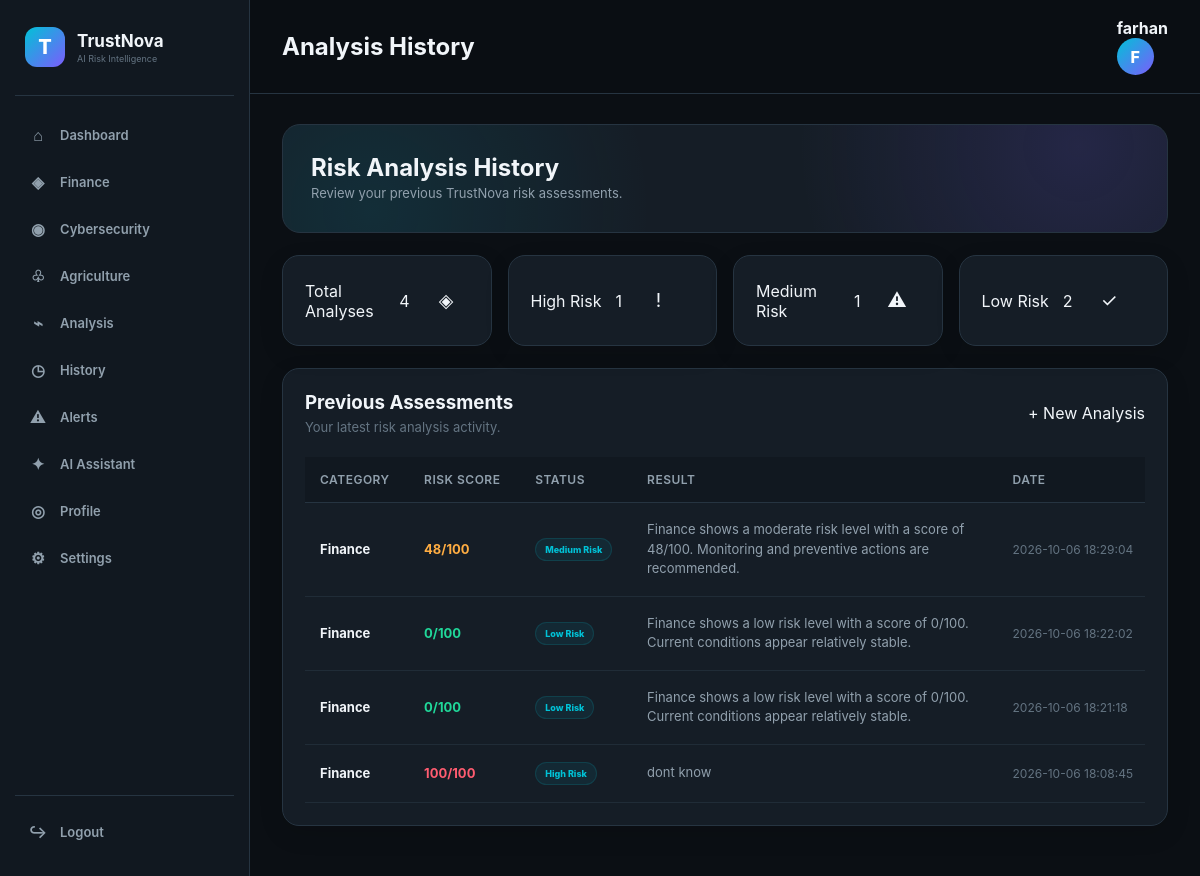
Screenshot of /history (signed in) with the database file from the repository.
### tables this page shows
CREATE TABLE analyses (
            id INTEGER PRIMARY KEY AUTOINCREMENT,
            user_id INTEGER,
            category TEXT,
            risk_score INTEGER,
            status TEXT,
            result TEXT,
            created_at TIMESTAMP DEFAULT CURRENT_TIMESTAMP
        );

### app.py (the view)
@app.route("/history")
def history():
    if not logged_in():
        return redirect(url_for("login"))
    conn = get_db()
    analyses = conn.execute(
        """
        SELECT *

        FROM analyses

        WHERE user_id = ?

        ORDER BY created_at DESC
        """,
        (session["user_id"],)
    ).fetchall()
    conn.close()
    return render_template(
        "history.html",
        analyses=analyses
    )

### app.py (called while the page is built)
def get_db():
    conn = sqlite3.connect(DATABASE)
    conn.row_factory = sqlite3.Row
    return conn

def logged_in():
    return "user_id" in session

### templates/history.html (shortened to what this page needs)
<!DOCTYPE html>
<html lang="en">
<head>
    <link rel="stylesheet"
          href="{{ url_for('static', filename='css/style.css') }}">
</head>
<body>
<div class="app">
    {% include 'sidebar.html' %}
    <main class="main">
        <header class="topbar">
            <h2>Analysis History</h2>
            <div class="user-mini">
                <strong>
                    {{ session.user_name }}
                </strong>
                <div class="avatar">
                    {{ session.user_name[0]|upper }}
                </div>
            </div>
        </header>
        <section class="content">
            <div class="welcome">
                <div>
                    <h1>
                        Risk Analysis History
                    </h1>
                    <p>
                        Review your previous TrustNova risk assessments.
                    </p>
                </div>
            </div>
            <div class="stats">
                <div class="card stat-card">
                    <div class="stat-label">
                        Total Analyses
                    </div>
                    <div class="stat-value">
                        {{ analyses|length }}
                    </div>
                    <div class="stat-icon">
                        ◈
                    </div>
                </div>
                <div class="card stat-card">
                    <div class="stat-label">
                        High Risk
                    </div>
                    <div class="stat-value">
                        {{ analyses|selectattr('status', 'equalto', 'High Risk')|list|length }}
                    </div>
                    <div class="stat-icon">
                        !
                    </div>
                </div>
                <div class="card stat-card">
                    <div class="stat-label">
                        Medium Risk
                    </div>
                    <div class="stat-value">
                        {{ analyses|selectattr('status', 'equalto', 'Medium Risk')|list|length }}
                    </div>
                    <div class="stat-icon">
                        ⚠
                    </div>
                </div>
                <div class="card stat-card">
                    <div class="stat-label">
                        Low Risk
                    </div>
                    <div class="stat-value">
                        {{ analyses|selectattr('status', 'equalto', 'Low Risk')|list|length }}
                    </div>
                    <div class="stat-icon">
                        ✓
                    </div>
                </div>
            </div>
            <div class="card history-card">
                <div class="history-header">
                    <div>
                        <h3>
                            Previous Assessments
                        </h3>
                        <p>
                            Your latest risk analysis activity.
                        </p>
                    </div>
                    <a href="{{ url_for('analysis') }}"
                       class="btn-primary">
                        + New Analysis
                    </a>
                </div>
                {% if analyses %}
                <div class="table-wrapper">
                    <table>
                        <thead>
                            <tr>
                                <th>
                                    Category
                                </th>
                                <th>
                                    Risk Score
                                </th>
                                <th>
                                    Status
                                </th>
                                <th>
                                    Result
                                </th>
                                <th>
                                    Date
                                </th>
                            </tr>
                        </thead>
                        <tbody>
                        {% for item in analyses %}
                            <tr>
                                <td>
                                    <strong>
                                        {{ item.category }}
                                    </strong>
                                </td>
                                <td>
                                    <span class="history-score
                                        {% if item.risk_score >= 70 %}
                                            score-high
                                        {% elif item.risk_score >= 40 %}
                                            score-medium
                                        {% else %}
                                            score-low
                                        {% endif %}
                                    ">
                                        {{ item.risk_score }}/100
                                    </span>
                                </td>
                                <td>
                                    {% if item.status == "High Risk" %}
                                        <span class="badge badge-high">
                                            High Risk
                                        </span>
                                    {% elif item.status == "Medium Risk" %}
                                        <span class="badge badge-medium">
                                            Medium Risk
                                        </span>
                                    {% else %}
                                        <span class="badge badge-low">
                                            Low Risk
                                        </span>
                                    {% endif %}
                                </td>
                                <td class="result-text">
                                    {{ item.result }}
                                </td>
                                <td class="date-text">
                                    {{ item.created_at }}
                                </td>
                            </tr>
                        {% endfor %}
                        </tbody>
                    </table>
                </div>
                {% endif %}
            </div>
        </section>
    </main>
</div>
</body>
</html>

### templates/sidebar.html
<aside class="sidebar">
    <div class="brand">
        <div class="brand-logo">T</div>
        <div>
            <h2>TrustNova</h2>
            <span>AI Risk Intelligence</span>
        </div>
    </div>
    <nav class="sidebar-nav">
        <a href="{{ url_for('dashboard') }}" class="nav-link">
            <span>⌂</span>
            Dashboard
        </a>
        <a href="{{ url_for('finance') }}" class="nav-link">
            <span>◈</span>
            Finance
        </a>
        <a href="{{ url_for('cybersecurity') }}" class="nav-link">
            <span>◉</span>
            Cybersecurity
        </a>
        <a href="{{ url_for('agriculture') }}" class="nav-link">
            <span>♧</span>
            Agriculture
        </a>
        <a href="{{ url_for('analysis') }}" class="nav-link">
            <span>⌁</span>
            Analysis
        </a>
        <a href="{{ url_for('history') }}" class="nav-link">
            <span>◷</span>
            History
        </a>
        <a href="{{ url_for('alerts') }}" class="nav-link">
            <span>⚠</span>
            Alerts
        </a>
        <a href="{{ url_for('ai_assistant') }}" class="nav-link">
            <span>✦</span>
            AI Assistant
        </a>
        <a href="{{ url_for('profile') }}" class="nav-link">
            <span>◎</span>
            Profile
        </a>
        <a href="{{ url_for('settings') }}" class="nav-link">
            <span>⚙</span>
            Settings
        </a>
    </nav>
    <div class="sidebar-bottom">
        <a href="{{ url_for('logout') }}" class="nav-link logout">
            <span>↪</span>
            Logout
        </a>
    </div>
</aside>

### static/css/style.css (style rules this page uses)
:root { --bg: #0b0f14; --sidebar: #111820; --sidebar-hover: #19232d; --card: #151d26; --card-2: #1a242f; --border: #263441; --cyan: #00c2d7; --cyan-dark: #0099aa; --violet: #7c5cfc; --green: #20d89a; --orange: #ffad42; --red: #ff5c70; --text: #f1f5f9; --muted: #91a0ad; --muted-2: #647482; --shadow: 0 15px 40px rgba(0, 0, 0, 0.28); }
* { margin: 0; padding: 0; box-sizing: border-box; }
html { scroll-behavior: smooth; }
body { font-family: Inter, Arial, Helvetica, sans-serif; background: var(--bg); color: var(--text); min-height: 100vh; }
a { text-decoration: none; color: inherit; }
.app { min-height: 100vh; display: flex; background: var(--bg); }
.sidebar { width: 250px; min-height: 100vh; position: fixed; left: 0; top: 0; bottom: 0; z-index: 20; display: flex; flex-direction: column; background: var(--sidebar); border-right: 1px solid var(--border); padding: 23px 15px; }
.brand { display: flex; align-items: center; gap: 12px; padding: 4px 10px 28px; border-bottom: 1px solid var(--border); margin-bottom: 18px; }
.brand-logo { width: 40px; height: 40px; border-radius: 12px; display: grid; place-items: center; background: linear-gradient(135deg, var(--cyan), var(--violet)); color: white; font-weight: 800; font-size: 20px; }
.brand h2 { font-size: 17px; }
.brand span { display: block; color: var(--muted-2); font-size: 9px; margin-top: 2px; }
.sidebar-nav { display: flex; flex-direction: column; gap: 5px; flex: 1; }
.nav-link { display: flex; align-items: center; gap: 12px; padding: 11px 13px; border-radius: 10px; color: var(--muted); font-size: 13px; font-weight: 600; transition: 0.2s; }
.nav-link span { width: 20px; text-align: center; font-size: 16px; }
.sidebar-bottom { padding-top: 15px; border-top: 1px solid var(--border); }
.main { width: calc(100% - 250px); margin-left: 250px; min-height: 100vh; }
.topbar { min-height: 78px; padding: 18px 32px; display: flex; justify-content: space-between; align-items: center; border-bottom: 1px solid var(--border); background: rgba(11, 15, 20, 0.86); backdrop-filter: blur(15px); position: sticky; top: 0; z-index: 10; }
.avatar { width: 37px; height: 37px; display: grid; place-items: center; border-radius: 50%; background: linear-gradient(135deg, var(--cyan), var(--violet)); color: white; font-weight: 800; }
.content { padding: 30px 32px 50px; }
.welcome { padding: 28px; border-radius: 18px; border: 1px solid var(--border); background: radial-gradient(circle at 90% 20%, rgba(124, 92, 252, 0.15), transparent 35%), radial-gradient(circle at 10% 80%, rgba(0, 194, 215, 0.10), transparent 35%), var(--card); display: flex; justify-content: space-between; align-items: center; margin-bottom: 22px; }
.welcome p { color: var(--muted); max-width: 650px; font-size: 13px; line-height: 1.7; }
.stats { display: grid; grid-template-columns: repeat(4, 1fr); gap: 16px; margin-bottom: 22px; }
.card { background: var(--card); border: 1px solid var(--border); border-radius: 17px; padding: 22px; box-shadow: 0 8px 25px rgba(0, 0, 0, 0.12); }
.stat-card { display: flex; align-items: center; gap: 14px; }
.stat-icon { width: 45px; height: 45px; flex-shrink: 0; display: grid; place-items: center; border-radius: 13px; font-size: 19px; }
.badge { display: inline-flex; align-items: center; justify-content: center; padding: 5px 9px; border-radius: 30px; background: rgba(0, 194, 215, 0.08); border: 1px solid rgba(0, 194, 215, 0.15); color: var(--cyan); font-size: 9px; font-weight: 800; white-space: nowrap; }
.table-wrapper { overflow-x: auto; }
table { width: 100%; border-collapse: collapse; }
th { color: var(--muted); font-size: 10px; text-align: left; padding: 13px; border-bottom: 1px solid var(--border); text-transform: uppercase; letter-spacing: 0.5px; }
td { padding: 14px 13px; border-bottom: 1px solid rgba(38, 52, 65, 0.65); font-size: 11px; }

### rows the page displays
analyses: category "Finance", risk_score "48", status "Medium Risk", result "Finance shows a moderate risk level with a score of 48/100. Monitoring and preventive actions are recommended.", created_at "2026-10-06 18:29:04"
analyses: category "Finance", risk_score "0", status "Low Risk", result "Finance shows a low risk level with a score of 0/100. Current conditions appear relatively stable.", created_at "2026-10-06 18:22:02"
analyses: category "Finance", risk_score "0", status "Low Risk", result "Finance shows a low risk level with a score of 0/100. Current conditions appear relatively stable.", created_at "2026-10-06 18:21:18"
analyses: category "Finance", risk_score "100", status "High Risk", result "dont know", created_at "2026-10-06 18:08:45"

### other values shown
{{ session.user_name }} "farhan"
{{ session.user_name[0]|upper }} "F"
{{ analyses|length }} "4"
{{ analyses|selectattr('status', 'equalto', 'High Risk')|list|length }} "1"
{{ analyses|selectattr('status', 'equalto', 'Medium Risk')|list|length }} "1"
{{ analyses|selectattr('status', 'equalto', 'Low Risk')|list|length }} "2"
